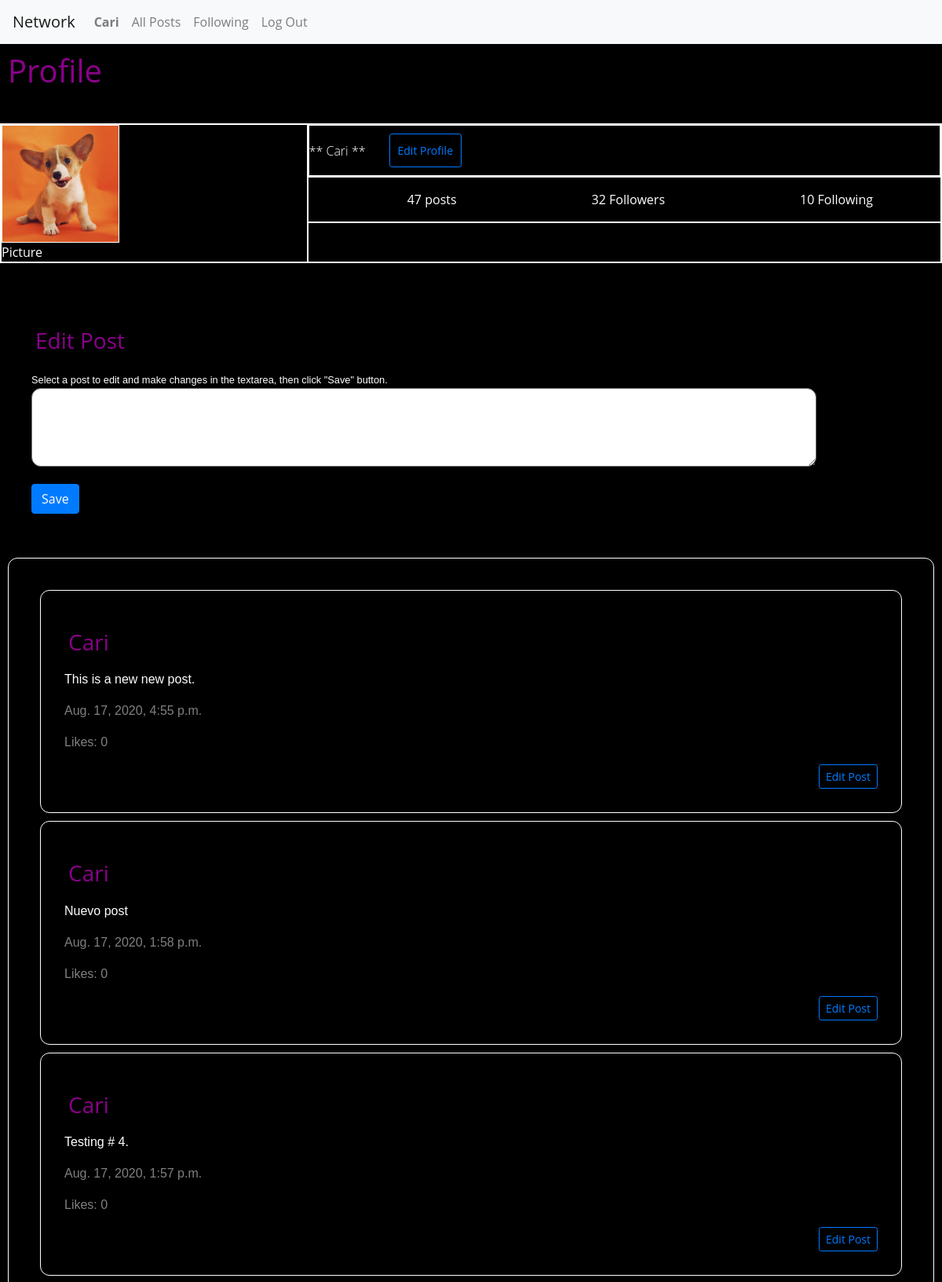
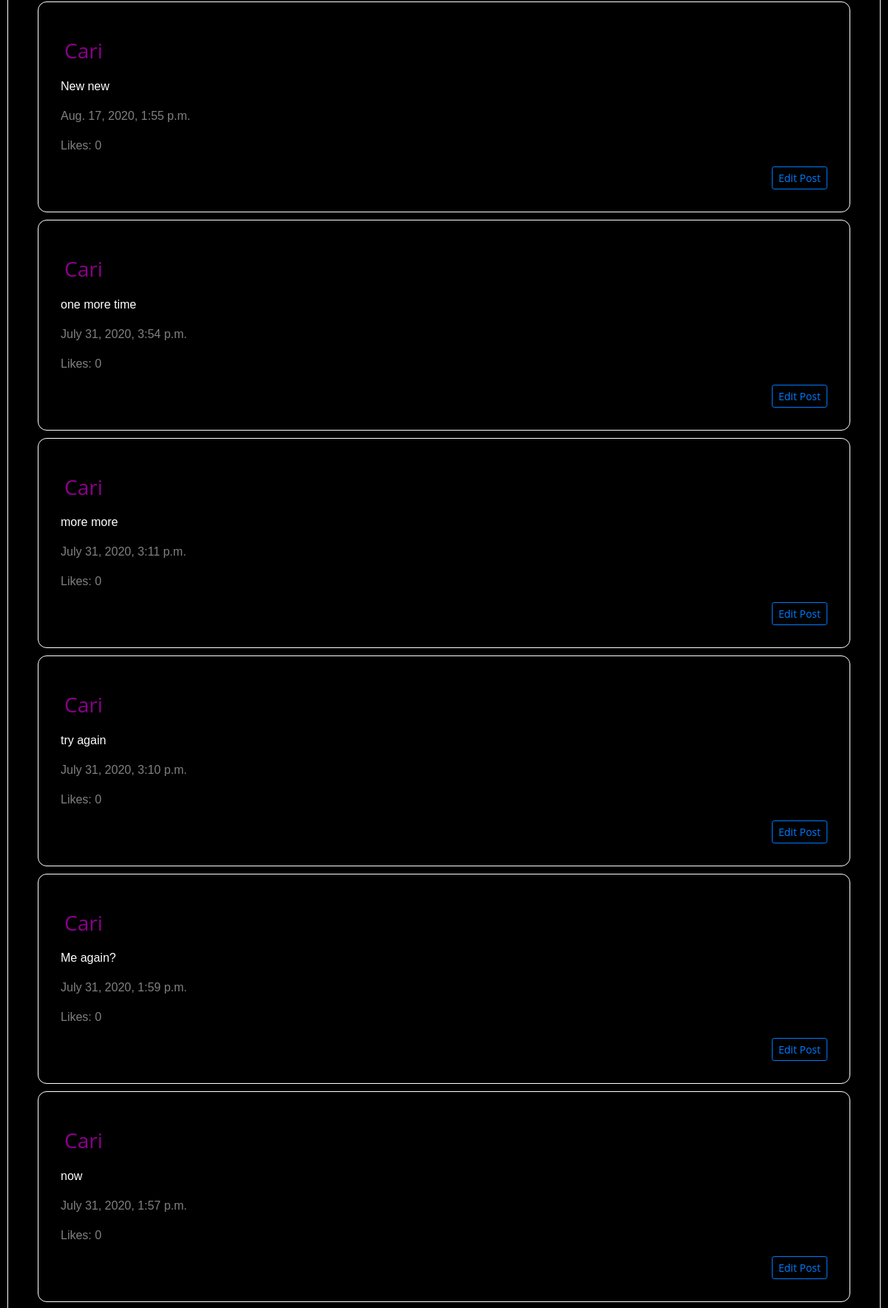
The app's page /profile/Cari (signed in, upper part) with its own data (2 pictures, top to bottom).
### network/models.py (models this page shows, shortened)
class User(AbstractUser):
    pass

class Post(models.Model):
    username = models.ForeignKey(
        "User", default=1, on_delete=models.CASCADE, related_name="posts")
    content = models.TextField(blank=True)
    timestamp = models.DateTimeField(auto_now_add=True)
    likes = models.ManyToManyField(
        'User', default=None, blank=True, related_name='likes')

### network/views.py (the view)
# urls.py: path("profile/<str:username>", views.profile, name="profile"),
def profile(request, username):
    all_post = Post.objects.order_by("-timestamp").all()
    user = request.user
    profile_user = get_object_or_404(User, username=username)
    posts = Post.objects.filter(
        username=profile_user).order_by("-timestamp").all()
    post_list = len(posts)
    followers = Follow.objects.filter(follower=profile_user)
    followers_list = len(followers)
    following = Follow.objects.filter(following=profile_user)
    following_list = len(following)
    follows = Follow.objects.filter(
        following=user, follower=profile_user)
    return render(request, "network/profile.html", {
        "user": user,
        "userPost": posts,
        "followers": followers_list,
        "following": following_list,
        "posts_list": post_list,
        "follows": follows
    })

### network/templates/network/profile.html (shortened to what this page needs)
{% extends "network/layout.html" %}
{% load static %}
{% block body %}
    <h1 id="titleLink">Profile</h1>
    <hr>
     <header class="vtbgv">
     <div class="XjzKX">
     <img class="_4dMfM" src="{% static 'network/dog_2.png' %}">
     <span class="g47SY">Picture</span></div>
     <section class="zwlfE">
     <div class="nZSzR">
     <h2 class="_7UhW9  fKFbl  yUEEX  KV-D4  fDxYl">** {{ user }} **</h2>
     <div class="QzzMF Igw0E IwRSH eGOV_ ui_ht bPdm3">
     <button class="btn btn-sm btn-outline-primary" id="edit_profile">Edit Profile</button>
     </div>
     </div>
     <div class="nZSzR"></div>
     <ul class="k9GMp">
     <li class="Y8-fY">
     <span class="-nal3">
     <span class="g47SY">{{ posts_list }}</span>
      posts
     </span>
     </li>
     <li class="Y8-fY">
     <span class="-nal3">
     <span class="g47SY">{{ followers }}</span>
      Followers
     </span>
     </li>
     <li class="Y8-fY">
     <span class="-nal3">
     <span class="g47SY">{{ following }}</span>
      Following
     </span>
     </li>
     </ul>
     <div class="-vDIg"></div>
     </section>
     </header>
     <hr>
     <div class="compose-edit">
      <h3 id="titlePage"> Edit Post </h3>
      <small class="inputText">Select a post to edit and make changes in the textarea, then click "Save" button.</small>
        <form id="post-form" class="form-group" method="POST">
        <textarea id="content" class="form-group" type="text" name="content"></textarea>
        <br>
        <input id="post-button" type="submit" class="btn btn-primary" value="Save" name="save"/>
        </form>
     </div>
     <div id="post-view">
        <div id="post-table">
     {% for post in userPost %}
        <div class="compose-post" data-id="{{ post.id }}
        ">
            <h3 id="titlePage">{{ post.username }}</h3>
            <p class="inputText">{{ post.content }}</p>
            <p class="timeInfo">{{ post.timestamp }}</p>
            <p class="timeInfo"> Likes: 0 </p>
            <div class="follow_profile">
                <button class="btn btn-sm btn-outline-primary" id="edit_post" class="follow_profile" onclick="edit_post({{ post.id }})">Edit Post</button>
            </div>
        </div>
     {% endfor %}
      </div>
    </div>
{% endblock %}

### network/templates/network/layout.html (shortened to what this page needs)
{% load static %}
<!DOCTYPE html>
<html lang="en">
    <head>
        <link rel="stylesheet" href="https://stackpath.bootstrapcdn.com/bootstrap/4.4.1/css/bootstrap.min.css">
        <link href="{% static 'network/styles.css' %}" rel="stylesheet">
    </head>
    <body>
        <nav class="navbar navbar-expand-lg navbar-light bg-light">
            <a class="navbar-brand" href="{% url 'index' %}">Network</a>
            <div>
              <ul class="navbar-nav mr-auto">
                {% if user.is_authenticated %}
                    <li class="nav-item">
                        <a class="nav-link" href="{% url 'profile' user.username %}"><strong>{{ user.username }}</strong></a>
                    </li>
                {% endif %}
                <li class="nav-item">
                  <a class="nav-link" href="{% url 'posts' %}" id='all_post'>All Posts</a>
                </li>
                {% if user.is_authenticated %}
                    <li class="nav-item">
                        <a class="nav-link" href="{% url 'following' user.username %}" id='follow'>Following</a>
                    </li>
                    <li class="nav-item">
                        <a class="nav-link" href="{% url 'logout' %}">Log Out</a>
                    </li>
                {% endif %}
              </ul>
            </div>
          </nav>
        <div class="body">
            {% block body %}
            {% endblock %}
        </div>
    </body>
</html>

### network/static/network/styles.css (style rules this page uses)
* { box-sizing: border-box; }
body { font-family: "Open Sans", arial, sans-serif; margin: 10; height: 100vh; width: 100vw; color: #8b008b; background: #000000; }
textarea { min-height: 100px; min-width: 1000px; border-radius: 12px; }
h3 { margin: 0.5em 0; }
img { display: flex; align-items: center; justify-content: center; flex-direction: center; }
#titleLink { width: 100%; display: flex; align-items: flex-start; justify-content: left; padding: 10px; }
#titlePage { width: 100%; display: flex; align-items: flex-start; justify-content: left; padding: 5px; }
#post-view { padding: 30px; margin: 10px; border: 1px solid white; border-radius: 12px; clear: both; border-collapse: separate; }
#edit_profile { padding: 10px; margin: 10px; }
.follow_profile { display: flex; align-items: flex-end; justify-content: flex-end; flex-direction: row; }
.compose-post { padding: 30px; margin: 10px; border: 1px solid white; border-radius: 12px; clear: both; vertical-align: inherit; border-collapse: separate; }
.inputText { color: white; font-family: Verdana, Geneva, Tahoma, sans-serif; }
.timeInfo { color: grey; font-family: Verdana, Geneva, Tahoma, sans-serif; }
.compose-edit { padding: 30px; margin: 10px; border-radius: 12px; clear: both; vertical-align: inherit; border-collapse: separate; }
.vtbgv { margin-bottom: 44px; flex-direction: row; align-items: stretch; display: flex; border: 1px solid white; box-sizing: border-box; flex-shrink: 0; margin: 0; position: relative; }
.XjzKX { flex-basis: 0; flex-grow: 1; margin-right: 30px; flex-shrink: 0; align-items: stretch; border: 1px solid white; box-sizing: border-box; display: flex; flex-direction: column; margin: 0; padding: 0; position: relative; vertical-align: baseline; }
.zwlfE { flex-basis: 30px; flex-grow: 2; flex-shrink: 1; min-width: 0; align-items: stretch; border: 1px solid white; box-sizing: border-box; display: flex; flex-direction: column; margin: 0; padding: 0; position: relative; vertical-align: baseline; }
.nZSzR { margin-bottom: 20px; align-items: center; flex-direction: row; flex-shrink: 1; min-width: 0; border: 1px solid white; box-sizing: border-box; display: flex; margin: 0; padding: 0; position: relative; vertical-align: baseline; }
.k9GMp { margin-bottom: 20px; display: flex; flex-direction: row; justify-content: space-around; list-style: none; margin: 0; padding: 0; border: 0; font: inherit; vertical-align: baseline; margin-inline-start: 0px; margin-inline-end: 0px; margin-block-start: 1em; margin-block-end: 1em; padding-inline-start: 40px; }
.-vDIg { font-size: 16px; line-height: 24px; display: block; align-items: stretch; border: 1px solid white; box-sizing: border-box; flex-direction: column; flex-shrink: 0; margin: 0; padding: 0; position: relative; }
.Y8-fY { margin-left: 10px; font-size: 16px; margin-right: 40px; margin: 0; padding: 10; border: 0; font: inherit; vertical-align: baseline; display: list-item; }
.-nal3 { color: white; margin: 0; padding: 0; border: 0; font: inherit; vertical-align: baseline; }
.g47SY { color: white; font-weight: 600; margin: 0; padding: 10; border: 0; font: inherit; vertical-align: baseline; }
._4dMfM { height: 150px; width: 150px; display: block; margin-left: auto; margin-right: auto; align-items: stretch; border: 1px solid white; box-sizing: border-box; flex-direction: column; flex-shrink: 0; margin: 0; padding: 0; position: relative; }
._7UhW9 { margin-block-start: 0.93em; margin-block-end: 0.83em; margin-inline-start: 10px; margin-inline-end: 0px; }
.fKFbl { font-size: 28px; line-height: 32px; margin: -5px 0 -6px; padding: 10; border: 0; font: inherit; vertical-align: baseline; }
.yUEEX { font-weight: 300; }
.KV-D4 { color: white; }
.fDxYl { display: block; overflow: hidden; text-overflow: ellipsis; white-space: nowrap; }
.QzzMF { display: block; }
.Igw0E { align-content: stretch; }
.IwRSH { align-items: stretch; }
.eGOV_ { justify-content: flex-start; }
.ui_ht { flex: 0 1 auto; }
.bPdm3 { margin-left: 20px; }

### records on screen
User: username "Cari"
Post: username "Cari", content "This is a new new post.", timestamp "Aug. 17, 2020, 4:55 p.m."
Post: username "Cari", content "Nuevo post", timestamp "Aug. 17, 2020, 1:58 p.m."
Post: username "Cari", content "Testing # 4.", timestamp "Aug. 17, 2020, 1:57 p.m."
Post: username "Cari", content "New new", timestamp "Aug. 17, 2020, 1:55 p.m."
Post: username "Cari", content "one more time", timestamp "July 31, 2020, 3:54 p.m."
Post: username "Cari", content "more more", timestamp "July 31, 2020, 3:11 p.m."
Post: username "Cari", content "try again", timestamp "July 31, 2020, 3:10 p.m."
Post: username "Cari", content "Me again?", timestamp "July 31, 2020, 1:59 p.m."
Post: username "Cari", content "now", timestamp "July 31, 2020, 1:57 p.m."

### other values on screen
{{ posts_list }} "47"
{{ followers }} "32"
{{ following }} "10"
